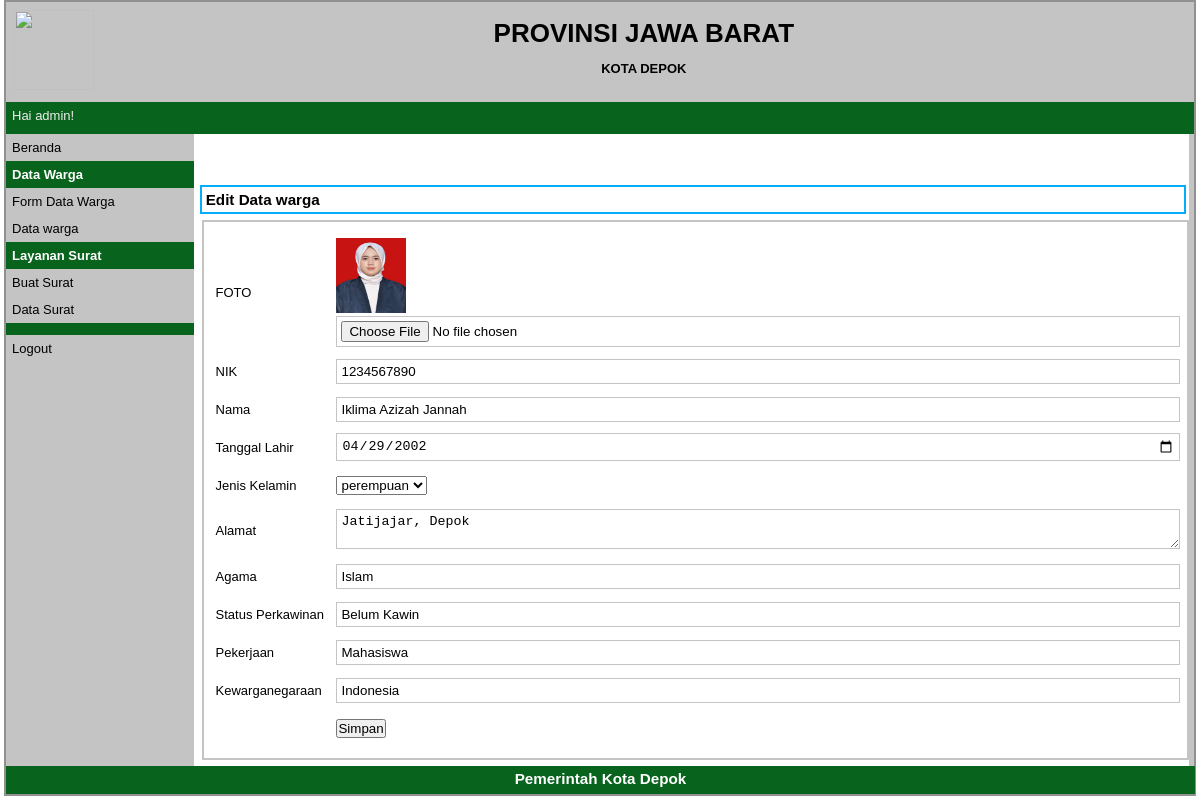
/index.php?p=warga-edit&id=1234567890 (signed in), run on the app's committed database.
### tables this page shows
CREATE TABLE `datawarga` (
  `idwarga` varchar(20) NOT NULL,
  `nama` varchar(30) NOT NULL,
  `tanggal` date DEFAULT NULL,
  `jeniskelamin` varchar(10) NOT NULL,
  `alamat` varchar(40) NOT NULL,
  `agama` varchar(20) DEFAULT NULL,
  `statu` varchar(20) DEFAULT NULL,
  `kerja` varchar(50) DEFAULT NULL,
  `warganegara` varchar(10) DEFAULT NULL,
  `foto` varchar(100) NOT NULL
);

### pages/warga-edit.php (the view, shortened to what this page needs)
<?php
	$id_warga=$_GET['id'];
	$q_tampil_warga=mysqli_query($db,"SELECT * FROM datawarga WHERE idwarga='$id_warga'");
	$r_tampil_warga=mysqli_fetch_array($q_tampil_warga);
	if(empty($r_tampil_warga['foto'])or($r_tampil_warga['foto']=='-'))
				$foto = "admin-no-photo.jpg";
			else
				$foto = $r_tampil_warga['foto'];
?>
<div id="label-page"><h3>Edit Data warga</h3></div>
<div id="content">
	<form action="proses/warga-edit-proses.php" method="post" enctype="multipart/form-data">
	<table id="tabel-input">
		<tr>
			<td class="label-formulir">FOTO</td>
			<td class="isian-formulir">
			<img src="images/<?php echo $foto; ?>" width=70px height=75px>
			<input type="file" name="foto" class="isian-formulir isian-formulir-border">
			</td>
		</tr>
		<tr>
			<td class="label-formulir">NIK</td>
			<td class="isian-formulir"><input type="text" name="id_warga" value="<?php echo $r_tampil_warga['idwarga']; ?>" class="isian-formulir isian-formulir-border"></td>
		</tr>
		<tr>
			<td class="label-formulir">Nama</td>
			<td class="isian-formulir"><input type="text" name="nama" value="<?php echo $r_tampil_warga['nama']; ?>" class="isian-formulir isian-formulir-border"></td>
		</tr>
		<tr>
			<td class="label-formulir">Tanggal Lahir</td>
			<td class="isian-formulir"><input type="date" name="tanggal" value="<?php echo $r_tampil_warga['tanggal']; ?>" class="isian-formulir isian-formulir-border"></td>
		</tr>
		<tr>
            <td class="label-formulir">Jenis Kelamin</td>
            <td class="isian-formulir"><select name="jeniskelamin">
            <option value="<?php echo $r_tampil_warga['jeniskelamin']; ?>"><?php echo $r_tampil_warga['jeniskelamin']; ?></option>
            </select> </td>
        </tr>
		<tr>
			<td class="label-formulir">Alamat</td>
			<td class="isian-formulir"><textarea rows="2" cols="40" name="alamat" class="isian-formulir isian-formulir-border"><?php echo $r_tampil_warga['alamat']; ?></textarea></td>
		</tr>
		<tr>
			<td class="label-formulir">Agama</td>
			<td class="isian-formulir"><input type="text" name="agama" value="<?php echo $r_tampil_warga['agama']; ?>" class="isian-formulir isian-formulir-border"></td>
		</tr>
		<tr>
			<td class="label-formulir">Status Perkawinan</td>
			<td class="isian-formulir"><input type="text" name="statu" value="<?php echo $r_tampil_warga['statu']; ?>" class="isian-formulir isian-formulir-border"></td>
		</tr>
		<tr>
			<td class="label-formulir">Pekerjaan</td>
			<td class="isian-formulir"><input type="text" name="kerja" value="<?php echo $r_tampil_warga['kerja']; ?>" class="isian-formulir isian-formulir-border"></td>
		</tr>
		<tr>
			<td class="label-formulir">Kewarganegaraan</td>
			<td class="isian-formulir"><input type="text" name="warganegara" value="<?php echo $r_tampil_warga['warganegara']; ?>" class="isian-formulir isian-formulir-border"></td>
		</tr>
		<tr>
			<td class="label-formulir"></td>
			<td class="isian-formulir"><input type="submit" name="simpan" value="Simpan" id="tombol-simpan"></td>
		</tr>
	</table>
	</form>
</div>

### style.css (style rules this page uses)
* { margin:0px; padding:0px }
body { font-family:sans-serif; font-size:13px; color:black; }
#label-page { margin-top:6px; margin-bottom:6px; margin-left:6px; border:2px solid #05acfa; padding:4px; width:97.9%; }
#content { float:right; width:96.8%; min-height:454px; border :2px solid #C4C4C4; padding:10px; margin-bottom:6px; }
#tabel-input { width:100%; }
.label-formulir { width:12%; height:36px; margin:20px; }
.isian-formulir { width:80%; padding:4px; width:99.8%; }
.isian-formulir-border { border:1px solid #C4C4C4; }

### data on the page
datawarga: foto (picture), id_warga "1234567890", nama "Iklima Azizah Jannah", tanggal "04/29/2002", jeniskelamin "perempuan", alamat "Jatijajar, Depok", agama "Islam", statu "Belum Kawin", kerja "Mahasiswa", warganegara "Indonesia"

### other printed values
$_SESSION['sesi'] "admin"
